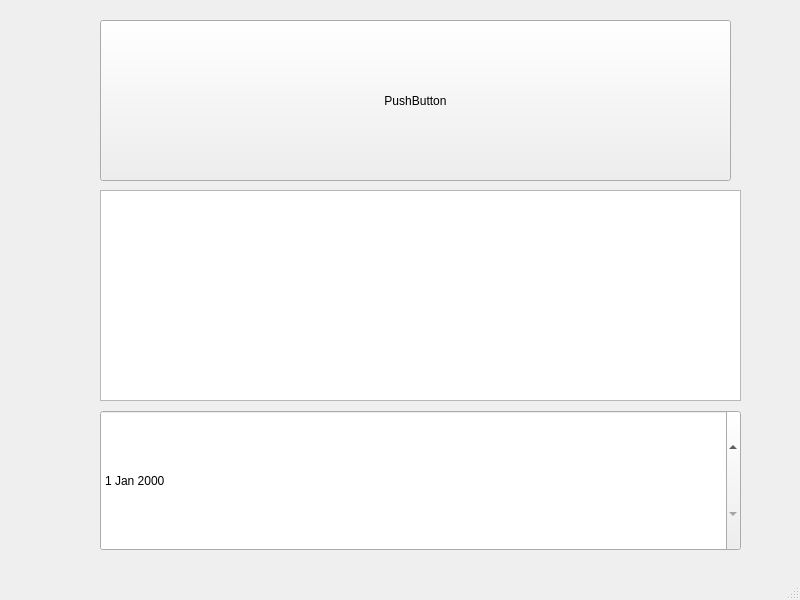
<?xml version="1.0" encoding="UTF-8"?>
<ui version="4.0">
 <class>MainWindow</class>
 <widget class="QMainWindow" name="MainWindow">
  <property name="geometry">
   <rect>
    <x>0</x>
    <y>0</y>
    <width>800</width>
    <height>600</height>
   </rect>
  </property>
  <property name="sizePolicy">
   <sizepolicy hsizetype="Fixed" vsizetype="Fixed">
    <horstretch>0</horstretch>
    <verstretch>0</verstretch>
   </sizepolicy>
  </property>
  <property name="minimumSize">
   <size>
    <width>800</width>
    <height>600</height>
   </size>
  </property>
  <property name="maximumSize">
   <size>
    <width>800</width>
    <height>600</height>
   </size>
  </property>
  <property name="windowTitle">
   <string>MainWindow</string>
  </property>
  <widget class="QWidget" name="centralwidget">
   <widget class="QPushButton" name="pushButton">
    <property name="geometry">
     <rect>
      <x>100</x>
      <y>20</y>
      <width>631</width>
      <height>161</height>
     </rect>
    </property>
    <property name="text">
     <string>PushButton</string>
    </property>
   </widget>
   <widget class="QPlainTextEdit" name="plainTextEdit">
    <property name="geometry">
     <rect>
      <x>100</x>
      <y>190</y>
      <width>641</width>
      <height>211</height>
     </rect>
    </property>
   </widget>
   <widget class="QDateEdit" name="dateEdit">
    <property name="geometry">
     <rect>
      <x>100</x>
      <y>410</y>
      <width>641</width>
      <height>141</height>
     </rect>
    </property>
   </widget>
  </widget>
  <widget class="QStatusBar" name="statusbar"/>
 </widget>
 <resources/>
 <connections/>
</ui>
